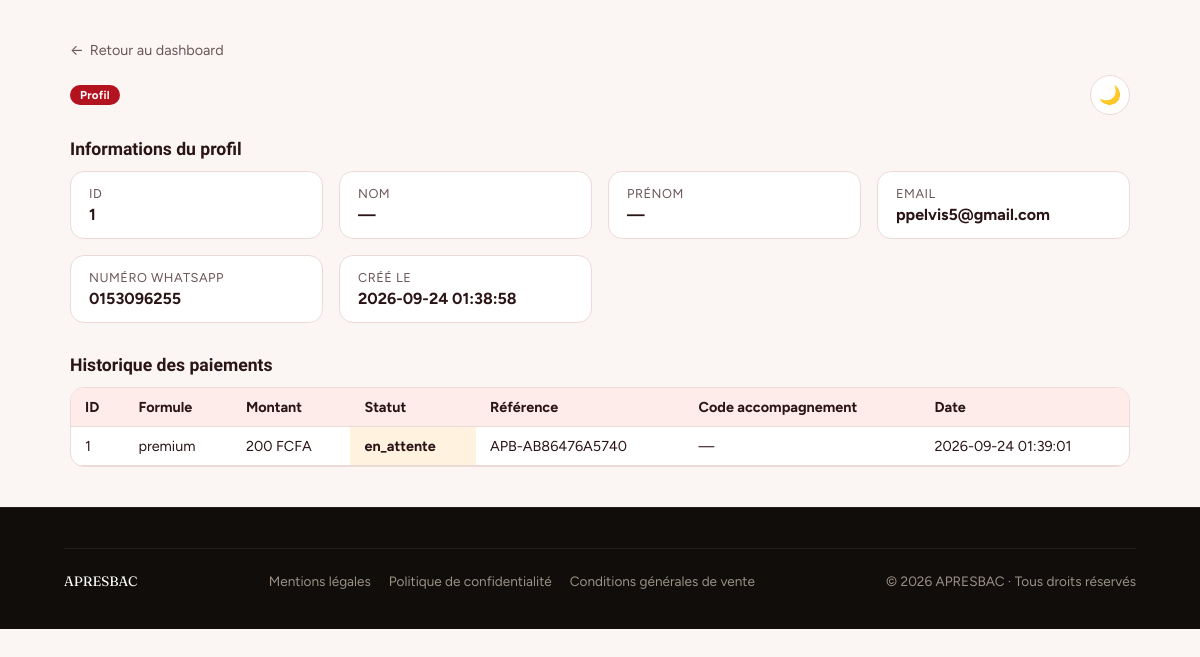
Page /profil.php?id=1 (signed in) on the committed database.
### tables this page shows
CREATE TABLE `profils_accompagnement` (
  `id` int NOT NULL AUTO_INCREMENT,
  `guest_token` varchar(255) DEFAULT NULL,
  `nom_complet` varchar(191) NOT NULL DEFAULT '',
  `universite` varchar(191) DEFAULT NULL,
  `email` varchar(255) DEFAULT NULL,
  `numero_whatsapp` varchar(20) DEFAULT NULL,
  `created_at` timestamp NULL DEFAULT CURRENT_TIMESTAMP,
  PRIMARY KEY (`id`),
  KEY `idx_guest_token` (`guest_token`)
);

CREATE TABLE `paiements` (
  `id` int NOT NULL AUTO_INCREMENT,
  `guest_token` varchar(255) DEFAULT NULL,
  `formule_id` int DEFAULT NULL,
  `montant` int NOT NULL,
  `statut` enum('en_attente','reussi','echoue','annule') NOT NULL DEFAULT 'en_attente',
  `reference` varchar(100) NOT NULL,
  `saspay_session_id` varchar(64) DEFAULT NULL,
  `code_accompagnement` varchar(20) DEFAULT NULL,
  `pdf_genere` tinyint(1) NOT NULL DEFAULT '0',
  `pdf_path` varchar(255) DEFAULT NULL,
  `created_at` timestamp NULL DEFAULT CURRENT_TIMESTAMP,
  `updated_at` timestamp NULL DEFAULT CURRENT_TIMESTAMP ON UPDATE CURRENT_TIMESTAMP,
  PRIMARY KEY (`id`),
  UNIQUE KEY `reference` (`reference`),
  UNIQUE KEY `uniq_code_accompagnement` (`code_accompagnement`),
  KEY `fk_paiements_formule` (`formule_id`),
  KEY `idx_guest_token` (`guest_token`),
  KEY `idx_paiements_reference` (`reference`),
  KEY `idx_paiements_saspay_session` (`saspay_session_id`),
  CONSTRAINT `fk_paiements_formule` FOREIGN KEY (`formule_id`) REFERENCES `formules` (`id`)
);

CREATE TABLE `formules` (
  `id` int NOT NULL AUTO_INCREMENT,
  `code` enum('premium','vip','gold') NOT NULL,
  `nom` varchar(50) NOT NULL,
  `prix` int NOT NULL,
  `avantages` json NOT NULL,
  `places_totales` int NOT NULL,
  `places_restantes` int NOT NULL,
  `actif` tinyint(1) NOT NULL DEFAULT '1',
  PRIMARY KEY (`id`),
  UNIQUE KEY `code` (`code`)
);

### profil.php (the view, shortened to what this page needs)
<?php
$profilId = (int) ($_GET['id'] ?? 0);
$pdo = Database::getConnection();
$stmt = $pdo->prepare('SELECT * FROM profils_accompagnement WHERE id = ?');
$stmt->execute([$profilId]);
$profil = $stmt->fetch();
$stmtPaiements = $pdo->prepare('
    SELECT p.*, f.nom AS formule_nom
    FROM paiements p
    JOIN formules f ON f.id = p.formule_id
    WHERE p.guest_token = ?
    ORDER BY p.created_at DESC
');
$stmtPaiements->execute([$profil['guest_token']]);
$paiements = $stmtPaiements->fetchAll();
$labels = [
    'id' => 'ID',
    'nom' => 'Nom',
    'prenom' => 'Prénom',
    'email' => 'Email',
    'numero_whatsapp' => 'Numéro WhatsApp',
    'created_at' => 'Créé le',
];
require_once __DIR__ . '/../includes/header.php';
?>
<div class="admin-wrap">
    <a href="/admin/dashboard.php" class="admin-retour">
        <span aria-hidden="true">←</span> Retour au dashboard
    </a>
    <div class="admin-header">
        <p class="admin-brand"><?= htmlspecialchars(trim($profil['nom'] . ' ' . $profil['prenom'])) ?> <span class="admin-brand-tag">Profil</span></p>
        <div class="admin-nav">
            <button type="button" class="theme-toggle" id="themeToggle" title="Changer de thème">🌙</button>
        </div>
    </div>
    <p class="admin-section-title">Informations du profil</p>
    <div class="admin-detail-grid">
        <?php foreach ($labels as $champ => $label): ?>
            <div class="admin-detail-item">
                <p class="admin-detail-label"><?= htmlspecialchars($label) ?></p>
                <p class="admin-detail-value">
                    <?php
                        $valeur = $profil[$champ] ?? null;
                        echo ($valeur === null || $valeur === '') ? '—' : htmlspecialchars((string) $valeur);
                    ?>
                </p>
            </div>
        <?php endforeach; ?>
    </div>
    <p class="admin-section-title">Historique des paiements</p>
    <div class="admin-table-wrap">
        <table class="admin-table">
            <thead>
                <tr><th>ID</th><th>Formule</th><th>Montant</th><th>Statut</th><th>Référence</th><th>Code accompagnement</th><th>Date</th></tr>
            </thead>
            <tbody>
                <?php if (empty($paiements)): ?>
                <tr><td colspan="7">Aucun paiement pour ce profil.</td></tr>
                <?php else: ?>
                    <?php foreach ($paiements as $p): ?>
                    <tr>
                        <td><?= $p['id'] ?></td>
                        <td><?= htmlspecialchars($p['formule_nom']) ?></td>
                        <td><?= number_format((float) $p['montant'], 0, ',', ' ') ?> FCFA</td>
                        <td class="statut-<?= htmlspecialchars($p['statut']) ?>"><?= htmlspecialchars($p['statut']) ?></td>
                        <td><?= htmlspecialchars($p['reference']) ?></td>
                        <td><?= htmlspecialchars($p['code_accompagnement'] ?? '—') ?></td>
                        <td><?= htmlspecialchars($p['created_at']) ?></td>
                    </tr>
                    <?php endforeach; ?>
                <?php endif; ?>
            </tbody>
        </table>
    </div>
</div>
<?php require_once __DIR__ . '/../includes/footer.php'; ?>

### assets/css/style.css (style rules this page uses)
:root { --ink: #100D0A; --ink-soft: #2B2620; --paper: #FAF7F2; --card: #FFFFFF; --line: #EAE3D8; --accent: #E8531F; --accent-dark: #C13F12; --accent-soft: #FDE7DA; --gold: #D9A441; --text-dark: #171310; --text-soft: #6B6055; --white: #FFFFFF; --font-display: 'Fraunces', serif; --font-body: 'Manrope', sans-serif; --radius-lg: 20px; --radius-md: 14px; --radius-pill: 100px; --shadow-card: 0 16px 32px -18px rgba(16, 13, 10, 0.25); --shadow-btn: 0 10px 22px -8px rgba(232, 83, 31, 0.55); }
* { box-sizing: border-box; }
html { scroll-behavior: smooth; }
body { margin: 0; font-family: var(--font-body); color: var(--text-dark); background: var(--paper); -webkit-font-smoothing: antialiased; }
p { margin: 0; }
a { text-decoration: none; color: inherit; }
.statut-en_attente { background: #FFF3E0; color: #E65100; }

### includes/admin-theme.php (style rules this page uses)
:root { --admin-bg: #fbf6f4; --admin-card-bg: #ffffff; --admin-border: #ecdad7; --admin-text: #2a1416; --admin-text-muted: #6b5658; --admin-th-bg: #fdece9; --admin-row-hover: #fff5f3; --admin-erreur-bg: #fbe3e0; --admin-erreur-text: #5c0a14; --admin-succes-bg: #e9f5ec; --admin-succes-text: #1c6b3a; --admin-accent: #b3121f; --admin-accent-deep: #5c0a14; --admin-accent-on: #f4b41a; --admin-display: 'Bricolage Grotesque', 'Figtree', system-ui, sans-serif; }
body { background: var(--admin-bg); color: var(--admin-text); font-family: 'Figtree', system-ui, -apple-system, 'Segoe UI', Roboto, sans-serif; transition: background .2s ease, color .2s ease; }
.admin-wrap { max-width: 1100px; margin: 40px auto; padding: 0 20px; }
.admin-header { display: flex; flex-wrap: wrap; justify-content: space-between; align-items: center; gap: 16px; margin-bottom: 24px; }
.admin-brand { display: flex; align-items: center; gap: 10px; font-family: var(--admin-display); font-weight: 800; color: var(--admin-text); }
.admin-brand-tag { padding: 3px 10px; border-radius: 999px; background: var(--admin-accent); color: #fff; font-family: 'Figtree', system-ui, sans-serif; font-size: 0.72rem; font-weight: 700; letter-spacing: 0.02em; }
.admin-table-wrap { background: var(--admin-card-bg); border: 1px solid var(--admin-border); border-radius: 14px; overflow-x: auto; margin-bottom: 32px; -webkit-overflow-scrolling: touch; }
.admin-table { width: 100%; border-collapse: collapse; font-size: 0.9rem; }
.admin-table th, .admin-table td { padding: 10px 14px; text-align: left; border-bottom: 1px solid var(--admin-border); white-space: nowrap; color: var(--admin-text); }
.admin-table th { background: var(--admin-th-bg); font-weight: 700; }
.statut-en_attente { color: var(--admin-accent-on); font-weight: 700; }
.admin-section-title { font-family: var(--admin-display); font-size: 1.1rem; margin-bottom: 12px; font-weight: 800; color: var(--admin-text); }
.admin-nav { display: flex; flex-wrap: wrap; gap: 10px; align-items: center; }
.theme-toggle { display: inline-flex; align-items: center; justify-content: center; width: 40px; height: 40px; border-radius: 999px; border: 1px solid var(--admin-border); background: var(--admin-card-bg); color: var(--admin-text); cursor: pointer; font-size: 18px; line-height: 1; padding: 0; }
.admin-detail-grid { display: grid; grid-template-columns: repeat(auto-fill, minmax(220px, 1fr)); gap: 16px; margin-bottom: 32px; }
.admin-detail-item { background: var(--admin-card-bg); border: 1px solid var(--admin-border); border-radius: 14px; padding: 14px 18px; }
.admin-detail-label { font-size: 0.8rem; color: var(--admin-text-muted); margin: 0 0 4px; text-transform: uppercase; letter-spacing: .04em; }
.admin-detail-value { font-size: 1rem; font-weight: 700; color: var(--admin-text); word-break: break-word; }
.admin-retour { display: inline-flex; align-items: center; gap: 6px; color: var(--admin-text-muted); text-decoration: none; margin-bottom: 16px; font-size: 0.9rem; }

### rows in the picture
profils_accompagnement: id "1", email "ppelvis5@gmail.com", numero_whatsapp "0153096255", created_at "2026-09-24 01:38:58"
paiements: id "1", formule.nom "premium", montant "200", statut "en_attente", reference "APB-AB86476A5740", code_accompagnement "—", created_at "2026-09-24 01:39:01"

### other values in the picture
$label "ID"
$label "NOM"
$label "PRÉNOM"
$label "EMAIL"
$label "NUMÉRO WHATSAPP"
$label "CRÉÉ LE"
